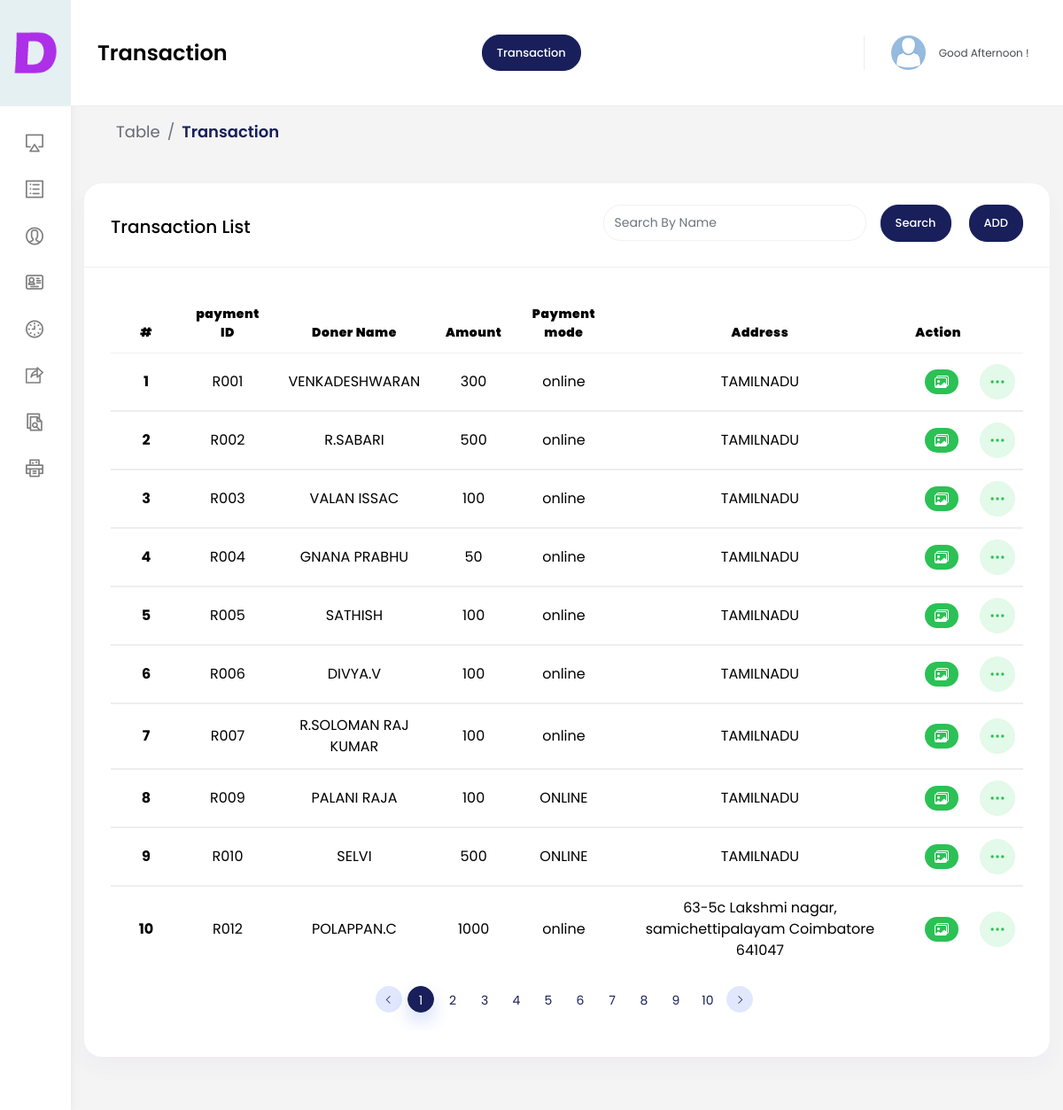
Screenshot of /pay/index.php with the database file from the repository.
### tables this page shows
CREATE TABLE `transaction` (
  `id` int(50) NOT NULL,
  `pay_id` varchar(100) NOT NULL,
  `doner_name` varchar(100) NOT NULL,
  `doner_type` varchar(50) NOT NULL,
  `donation_date` date NOT NULL,
  `donation_time` varchar(50) NOT NULL,
  `dob` date NOT NULL,
  `pan` varchar(100) NOT NULL,
  `address` varchar(100) NOT NULL,
  `amount` varchar(100) NOT NULL,
  `pay_mode` varchar(50) NOT NULL,
  `branch_name` varchar(50) NOT NULL,
  `mobile` varchar(100) NOT NULL,
  `date` datetime NOT NULL,
  `added_by` varchar(100) NOT NULL,
  `img` int(11) NOT NULL DEFAULT 0,
  `verify` int(11) NOT NULL DEFAULT 0,
  `doner_id` varchar(50) NOT NULL,
  `batch_id` varchar(50) NOT NULL,
  `mobile1` varchar(50) NOT NULL,
  `remark` varchar(100) NOT NULL,
  `transaction_id` varchar(50) NOT NULL,
  `type` varchar(50) NOT NULL,
  `verify_date` date NOT NULL,
  `confirm_date` date NOT NULL
);

### pay/index.php (the view, shortened to what this page needs)
<?php Include("../includes/connection.php");
$page= $_GET['page_no'];
$search= $_GET['search'];
if($page=='') {
    $page=1;
}
$pageSql= $page-1;
$start=$pageSql*10;
?>
<!DOCTYPE html>
<html lang="en">
<head>
    <link href="../vendor/jqvmap/css/jqvmap.min.css" rel="stylesheet">
    <link rel="stylesheet" href="../vendor/chartist/css/chartist.min.css">
    <link href="../vendor/jqvmap/css/jqvmap.min.css" rel="stylesheet">
    <link href="../vendor/bootstrap-select/dist/css/bootstrap-select.min.css" rel="stylesheet">
    <link href="../css/style.css" rel="stylesheet">
    <link href="../vendor/owl-carousel/owl.carousel.css" rel="stylesheet">
    <link rel="stylesheet" href="https://cdnjs.cloudflare.com/ajax/libs/font-awesome/6.0.0/css/all.min.css" />
    <link href="../vendor/bootstrap-daterangepicker/daterangepicker.css" rel="stylesheet">
    <link href="../vendor/clockpicker/css/bootstrap-clockpicker.min.css" rel="stylesheet">
    <link href="../vendor/bootstrap-material-datetimepicker/css/bootstrap-material-datetimepicker.css" rel="stylesheet">
    <link rel="stylesheet" href="../vendor/pickadate/themes/default.css">
    <link rel="stylesheet" href="../vendor/pickadate/themes/default.date.css">
    <link href="../vendor/summernote/summernote.css" rel="stylesheet">
    <link rel="stylesheet" href="https://cdnjs.cloudflare.com/ajax/libs/bootstrap-datetimepicker/4.7.14/css/bootstrap-datetimepicker.min.css">
</head>
<body>
<div id="main-wrapper">
    <?php
    Include ('../includes/header.php') ?>
    <div class="content-body">
        <div class="page-titles" style="margin-left: 21px;">
            <ol class="breadcrumb">
                <li class="breadcrumb-item"><a href="javascript:void(0)">Table</a></li>
                <li class="breadcrumb-item active"><a href="javascript:void(0)">Transaction</a></li>
            </ol>
        </div>
        <div class="col-lg-12">
            <div class="card">
                <div class="card-header">
                    <h4 class="card-title">Transaction List</h4>
                    <div style="display: flex;justify-content: flex-end;">
                        <form class="form-inline">
                            <div class="form-group mx-sm-3 mb-2">
                                <input type="text" class="form-control" placeholder="Search By Name" name="search" id="search" style="border-radius:20px;color:black;" >
                            </div>
                            <button type="submit" class="btn btn-primary mb-2">Search</button>
                        </form>
                        <button type="button" class="btn btn-primary mb-2" data-toggle="modal" data-target="#career_list" style="margin-left: 20px;" onclick="addTitle()">ADD</button>
                    </div>
                </div>
                <div class="card-body">
                    <div class="table-responsive">
                        <table class="table table-responsive-md" style="text-align: center;">
                            <thead>
                            <tr>
                                <th class="width80"><strong>#</strong></th>
                                <th><strong>payment ID</strong></th>
                                <th><strong>Doner Name</strong></th>
                                <th><strong>Amount</strong></th>
                                <th><strong>Payment mode</strong></th>
                                <th><strong>Address</strong></th>
                              <th><strong>Action</strong></th>
                            </tr>
                            </thead>
                            <?php
                            if($search == "") {
                                $sql = "SELECT * FROM transaction ORDER BY id  LIMIT $start,10";
                            }
                            else {
                                $sql = "SELECT * FROM transaction WHERE doner_name = '$search' ORDER BY id  LIMIT $start,10";
                            }
                            $result = mysqli_query($conn, $sql);
                            if (mysqli_num_rows($result)>0) {
                            $sNo = $start;
                            while($row = mysqli_fetch_assoc($result)) {
                            $sNo++;
                            $img = $row['img'];
                            if($img == 1) {
                                $img_upload = "badge-success";
                                $img_modal = '#image_modal';
                            }
                            else {
                                $img_upload = "badge-danger";
                            }
                            ?>
                            <tbody>
                            <tr>
                                <td><strong><?php echo $sNo;?></strong></td>
                                <td><?php echo $row['pay_id']?></td>
                                   <td> <?php echo $row['doner_name']?> </td>
                                   <td> <?php echo $row['amount']?> </td>
                                   <td> <?php echo $row['pay_mode']?> </td>
                                   <td> <?php echo $row['address']?> </td>
                                <td style="cursor: pointer">   <span class="badge badge-pill <?php echo $img_upload?> ml-2" data-toggle="modal" data-target="<?php echo $img_modal?>" onclick="imgModal('<?php echo $row['pay_id']; ?>')">
                                        </span>
                                </td>
                                <td>
                                    <div class="dropdown">
                                        <button type="button" class="btn btn-success light sharp" data-toggle="dropdown">
                                        </button>
                                    </div>
                                </td>
                            </tr>
                            <?php } }
                            ?>
                            </tbody>
                        </table>
                        <div class="col-12 pl-3" style="display: flex;justify-content: center;">
                            <nav>
                                <ul class="pagination pagination-gutter pagination-primary pagination-sm no-bg">
                                    <?php
                                    $prevPage=abs($page-1);
                                    if($prevPage==0)
                                    {
                                        ?>
                                        <li class="page-item page-indicator"><a class="page-link" href="javascript:void(0);"><i class="la la-angle-left"></i></a></li>
                                        <?php
                                    }
                                    else
                                    {
                                        ?>
                                        <li class="page-item page-indicator"><a class="page-link" href="?page_no=<?php echo $prevPage?>"><i class="la la-angle-left"></i></a></li>
                                        <?php
                                    }
                                    $sql = 'SELECT COUNT(id) as count FROM transaction;';
                                    $result = mysqli_query($conn, $sql);
                                    if (mysqli_num_rows($result)) {
                                        $row = mysqli_fetch_assoc($result);
                                        $count = $row['count'];
                                        $show = 10;
                                        $get = $count / $show;
                                        $pageFooter = floor($get);
                                        if ($get > $pageFooter) {
                                            $pageFooter++;
                                        }
                                        for ($i = 1; $i <= $pageFooter; $i++) {
                                            if($i==$page) {
                                                $active = "active";
                                            }
                                            else {
                                                $active = "";
                                            }
                                            if($i<=($pageSql+10) && $i>$pageSql || $pageFooter<=10) {
                                                ?>
                                                <li class="page-item <?php echo $active ?>"><a class="page-link"
                                                                                               href="?page_no=<?php echo $i ?>"><?php echo $i ?></a>
                                                </li>
                                                <?php
                                            }
                                        }
                                        $nextPage=$page+1;
                                        if($nextPage>$pageFooter)
                                        {
                                            ?>
                                            <li class="page-item page-indicator"><a class="page-link" href="javascript:void(0);"><i class="la la-angle-right"></i></a></li>
                                            <?php
                                        }
                                        else
                                        {
                                            ?>
                                            <li class="page-item page-indicator"><a class="page-link" href="?page_no=<?php echo $nextPage ?>"><i class="la la-angle-right"></i></a></li>
                                            <?php
                                        }
                                    }
                                    ?>
                                </ul>
                            </nav>
                        </div>
                    </div>
                </div>
            </div>
        </div>
    </div>
    <?php Include ('../includes/footer.php') ?>
</div>
</body>
</html>

### rows the page displays
transaction: pay "R001", doner_name "VENKADESHWARAN", amount "300", pay_mode "online", address "TAMILNADU"
transaction: pay "R002", doner_name "R.SABARI", amount "500", pay_mode "online", address "TAMILNADU"
transaction: pay "R003", doner_name "VALAN ISSAC", amount "100", pay_mode "online", address "TAMILNADU"
transaction: pay "R004", doner_name "GNANA PRABHU", amount "50", pay_mode "online", address "TAMILNADU"
transaction: pay "R005", doner_name "SATHISH", amount "100", pay_mode "online", address "TAMILNADU"
transaction: pay "R006", doner_name "DIVYA.V", amount "100", pay_mode "online", address "TAMILNADU"
transaction: pay "R007", doner_name "R.SOLOMAN RAJ KUMAR", amount "100", pay_mode "online", address "TAMILNADU"
transaction: pay "R009", doner_name "PALANI RAJA", amount "100", pay_mode "ONLINE", address "TAMILNADU"
transaction: pay "R010", doner_name "SELVI", amount "500", pay_mode "ONLINE", address "TAMILNADU"
transaction: pay "R012", doner_name "POLAPPAN.C", amount "1000", pay_mode "online", address "63-5c Lakshmi nagar, samichettipalayam Coimbatore 641047"

### other values shown
$header_name "Transaction"
